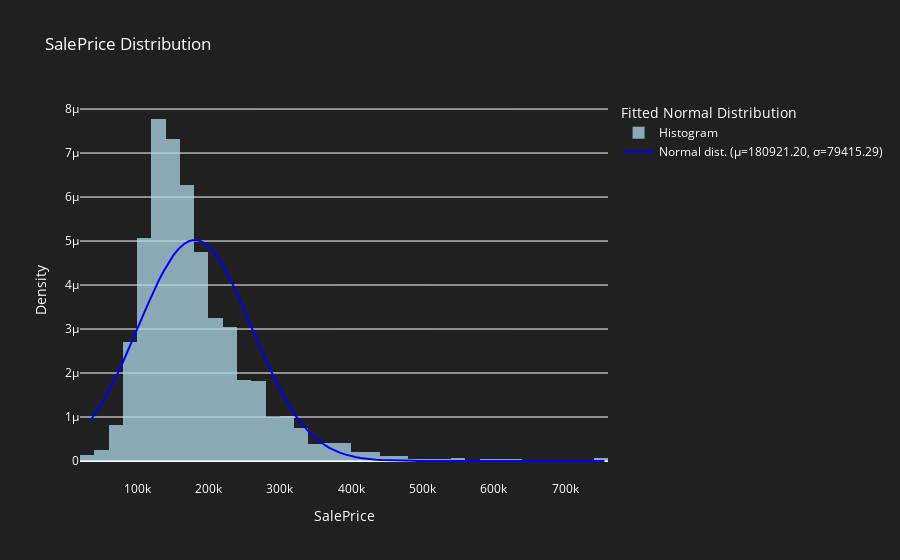
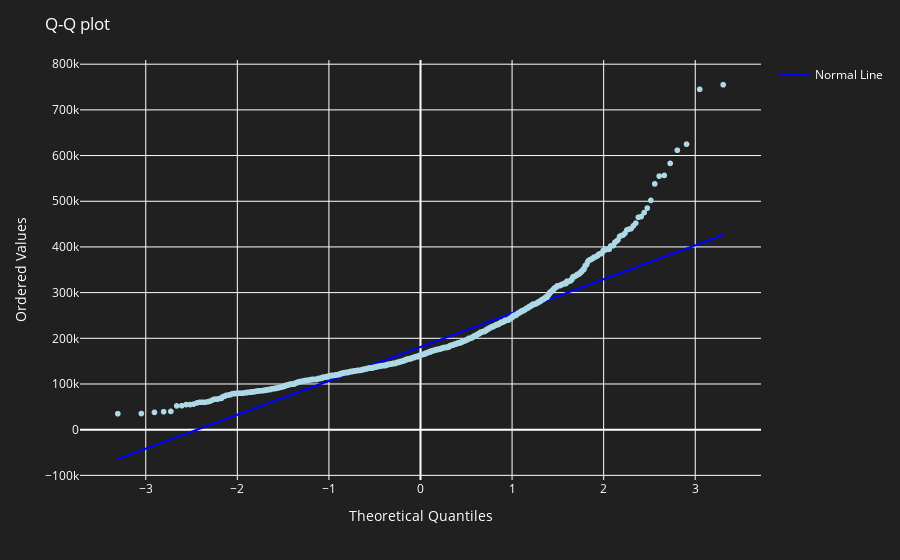

Source (notebook cell) for these figures, in order:
### Markdown cell above
### A massive variation of pricing is shown in 2007, with 2008-2010 decreasing a bit. It would be interesting to look into more of the housing market during these specific years to see what external factors could also influence the increasse/decrease in pricing. Things like housing market crash, etc

### Code cell
import numpy as np
import plotly.graph_objects as go
import plotly.express as px
import scipy.stats as stats

# Fit a normal distribution to the SalePrice data
mu, sigma = stats.norm.fit(df['SalePrice'])

# Create a histogram of the SalePrice column with a blue color scheme
hist_data = go.Histogram(x=df['SalePrice'], nbinsx=50, name="Histogram", opacity=0.75, histnorm='probability density', marker=dict(color='lightblue'))

# Calculate the normal distribution based on the fitted parameters
x_norm = np.linspace(df['SalePrice'].min(), df['SalePrice'].max(), 100)
y_norm = stats.norm.pdf(x_norm, mu, sigma)

# Create the normal distribution overlay with a blue line
norm_data = go.Scatter(x=x_norm, y=y_norm, mode="lines", name=f"Normal dist. (μ={mu:.2f}, σ={sigma:.2f})", line=dict(color="blue"))

# Combine the histogram and the overlay
fig7 = go.Figure(data=[hist_data, norm_data])

# Set the layout for the plot
fig7.update_layout(
    title="SalePrice Distribution",
    xaxis_title="SalePrice",
    yaxis_title="Density",
    legend_title_text="Fitted Normal Distribution",
    plot_bgcolor='rgba(32, 32, 32, 1)',
    paper_bgcolor='rgba(32, 32, 32, 1)',
    font=dict(color='white')
)

# Create a Q-Q plot with a blue color scheme
qq_data = stats.probplot(df['SalePrice'], dist="norm")
qq_fig = px.scatter(x=qq_data[0][0], y=qq_data[0][1], labels={'x': 'Theoretical Quantiles', 'y': 'Ordered Values'}, color_discrete_sequence=["lightblue"])
qq_fig.update_layout(
    title="Q-Q plot",
    plot_bgcolor='rgba(32, 32, 32, 1)',
    paper_bgcolor='rgba(32, 32, 32, 1)',
    font=dict(color='white')
)

# Calculate the line of best fit
slope, intercept, r_value, p_value, std_err = stats.linregress(qq_data[0][0], qq_data[0][1])
line_x = np.array(qq_data[0][0])
line_y = intercept + slope * line_x

# Add the line of best fit to the Q-Q plot with a blue line
line_data = go.Scatter(x=line_x, y=line_y, mode="lines", name="Normal Line", line=dict(color="blue"))

# Update the Q-Q plot with the normal line
qq_fig.add_trace(line_data)

# Show the plots
fig7.show()
qq_fig.show()

### Figure 1 — Plotly figure (JSON) as saved in the notebook; plotly's stock layout.template omitted (floating-point values rounded to 4 significant figures; data arrays with more than 128 entries replaced by an {"elided": "..."} marker saying what was removed)
{"data": [{"histnorm": "probability density", "marker": {"color": "lightblue"}, "name": "Histogram", "nbinsx": 50, "opacity": 0.75, "type": "histogram", "x": {"elided": "1460 int values"}}, {"line": {"color": "blue"}, "mode": "lines", "name": "Normal dist. (μ=180921.20, σ=79415.29)", "type": "scatter", "x": [34900, 42170.0, 49450.0, 56720.0, 63990.0, 71270.0, 78540.0, 85820.0, 93090.0, 100400.0, 107600.0, 114900.0, 122200.0, 129500.0, 136700.0, 144000.0, 151300.0, 158600.0, 165800.0, 173100.0, 180400.0, 187600.0, 194900.0, 202200.0, 209500.0, 216700.0, 224000.0, 231300.0, 238600.0, 245800.0, 253100.0, 260400.0, 267700.0, 274900.0, 282200.0, 289500.0, 296800.0, 304000.0, 311300.0, 318600.0, 325800.0, 333100.0, 340400.0, 347700.0, 354900.0, 362200.0, 369500.0, 376800.0, 384000.0, 391300.0, 398600.0, 405900.0, 413100.0, 420400.0, 427700.0, 435000.0, 442200.0, 449500.0, 456800.0, 464100.0, 471300.0, 478600.0, 485900.0, 493100.0, 500400.0, 507700.0, 515000.0, 522200.0, 529500.0, 536800.0, 544100.0, 551300.0, 558600.0, 565900.0, 573200.0, 580400.0, 587700.0, 595000.0, 602300.0, 609500.0, 616800.0, 624100.0, 631300.0, 638600.0, 645900.0, 653200.0, 660400.0, 667700.0, 675000.0, 682300.0, 689500.0, 696800.0, 704100.0, 711400.0, 718600.0, 725900.0, 733200.0, 740500.0, 747700.0, 755000], "y": [9.265e-07, 1.092e-06, 1.276e-06, 1.479e-06, 1.699e-06, 1.937e-06, 2.188e-06, 2.452e-06, 2.725e-06, 3.003e-06, 3.282e-06, 3.556e-06, 3.821e-06, 4.072e-06, 4.303e-06, 4.509e-06, 4.685e-06, 4.828e-06, 4.934e-06, 4.999e-06, 5.023e-06, 5.006e-06, 4.946e-06, 4.846e-06, 4.709e-06, 4.538e-06, 4.336e-06, 4.108e-06, 3.86e-06, 3.597e-06, 3.323e-06, 3.045e-06, 2.767e-06, 2.493e-06, 2.227e-06, 1.973e-06, 1.734e-06, 1.511e-06, 1.305e-06, 1.118e-06, 9.502e-07, 8.006e-07, 6.689e-07, 5.542e-07, 4.553e-07, 3.71e-07, 2.997e-07, 2.401e-07, 1.908e-07, 1.503e-07, 1.174e-07, 9.097e-08, 6.989e-08, 5.324e-08, 4.022e-08, 3.014e-08, 2.239e-08, 1.649e-08, 1.205e-08, 8.729e-09, 6.271e-09, 4.467e-09, 3.156e-09, 2.211e-09, 1.536e-09, 1.058e-09, 7.228e-10, 4.896e-10, 3.289e-10, 2.191e-10, 1.447e-10, 9.482e-11, 6.159e-11, 3.968e-11, 2.534e-11, 1.605e-11, 1.009e-11, 6.282e-12, 3.881e-12, 2.377e-12, 1.444e-12, 8.697e-13, 5.195e-13, 3.077e-13, 1.808e-13, 1.053e-13, 6.082e-14, 3.484e-14, 1.979e-14, 1.114e-14, 6.225e-15, 3.448e-15, 1.894e-15, 1.032e-15, 5.572e-16, 2.984e-16, 1.585e-16, 8.348e-17, 4.36e-17, 2.258e-17]}], "layout": {"font": {"color": "white"}, "legend": {"title": {"text": "Fitted Normal Distribution"}}, "paper_bgcolor": "rgba(32, 32, 32, 1)", "plot_bgcolor": "rgba(32, 32, 32, 1)", "title": {"text": "SalePrice Distribution"}, "xaxis": {"title": {"text": "SalePrice"}}, "yaxis": {"title": {"text": "Density"}}}}

### Figure 2 — Plotly figure (JSON) as saved in the notebook; plotly's stock layout.template omitted (floating-point values rounded to 4 significant figures; data arrays with more than 128 entries replaced by an {"elided": "..."} marker saying what was removed)
{"data": [{"hovertemplate": "Theoretical Quantiles=%{x}<br>Ordered Values=%{y}<extra></extra>", "legendgroup": "", "marker": {"color": "lightblue", "symbol": "circle"}, "mode": "markers", "name": "", "showlegend": false, "type": "scattergl", "x": {"elided": "1460 float values"}, "xaxis": "x", "y": {"elided": "1460 int values"}, "yaxis": "y"}, {"line": {"color": "blue"}, "mode": "lines", "name": "Normal Line", "type": "scatter", "x": {"elided": "1460 float values"}, "y": {"elided": "1460 float values"}}], "layout": {"font": {"color": "white"}, "legend": {"tracegroupgap": 0}, "margin": {"t": 60}, "paper_bgcolor": "rgba(32, 32, 32, 1)", "plot_bgcolor": "rgba(32, 32, 32, 1)", "title": {"text": "Q-Q plot"}, "xaxis": {"anchor": "y", "domain": [0, 1], "title": {"text": "Theoretical Quantiles"}}, "yaxis": {"anchor": "x", "domain": [0, 1], "title": {"text": "Ordered Values"}}}}
